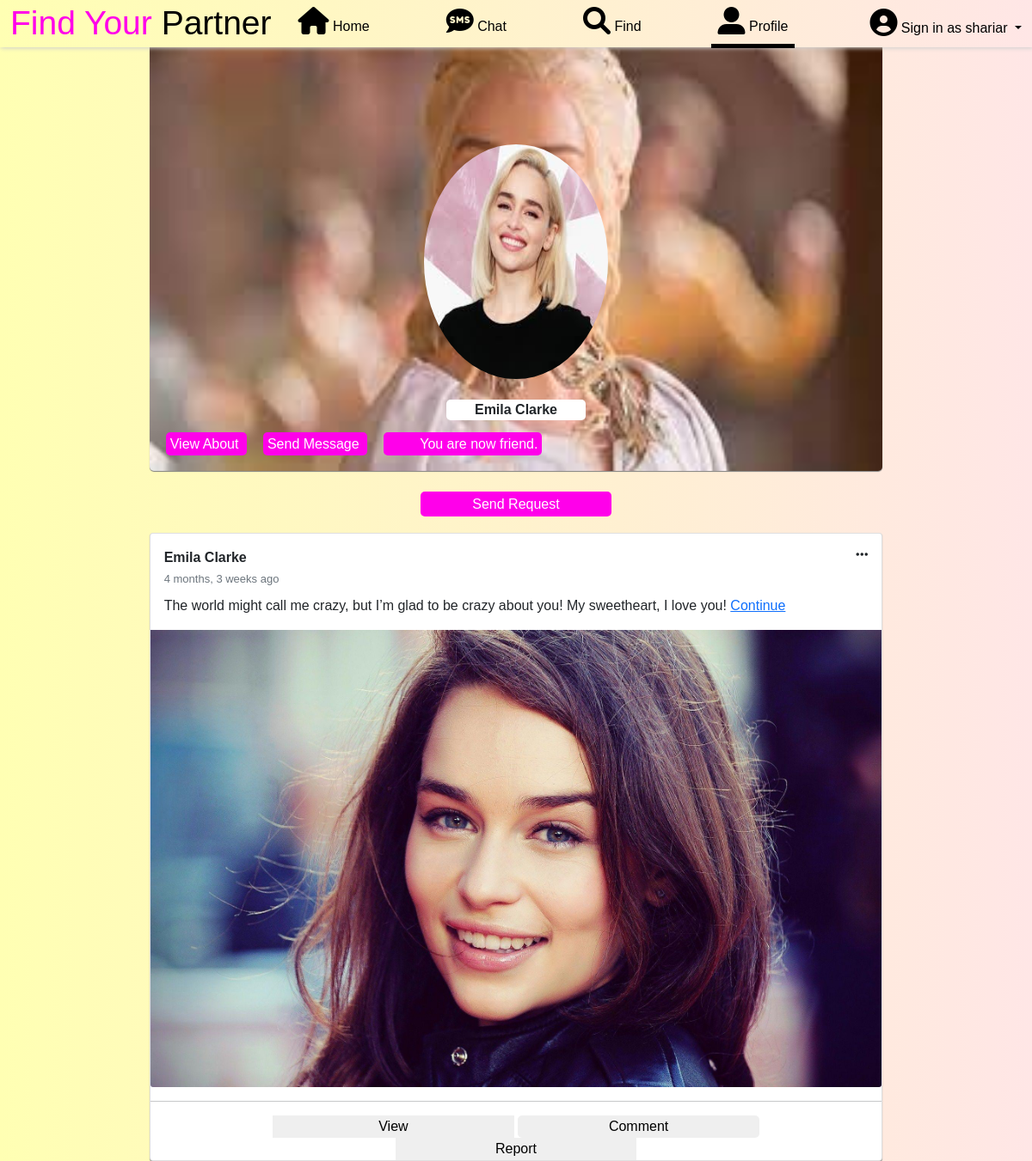
/user_profile_view/5 (signed in), run on the app's committed database.
### homepage/models.py (models this page shows, shortened)
class profile(models.Model):
    name = models.CharField (max_length=99,null=True,blank=True)
    username = models.CharField (max_length=99,null=True,blank=True)
    height = models.CharField (max_length=99)
    weight = models.CharField (max_length=99)
    eyes = models.CharField (max_length=99)
    hair = models.CharField (max_length=99)
    education = models.CharField (max_length=99)
    phone = models.CharField (max_length=99)
    email = models.CharField (max_length=99)
    description = models.TextField ()
    gender = models.CharField (max_length=99,null=True)
    cover_pic = models.ImageField(upload_to='photo/', blank=True, null=True, default = "photo/cover.png")
    profile_pic = models.ImageField(upload_to='photo/', blank=True, null=True, default = "photo/user.jpg")

class friend_list (models.Model):
    username = models.CharField (max_length=99)
    name = models.CharField (max_length=99)
    request_user_name = models.CharField (max_length=99)
    request_name = models.CharField (max_length=99)
    date = models.DateTimeField (auto_now_add=True,null = True)
    friend_count = models.IntegerField (null = True, default=1)

class post (models.Model):
    username = models.CharField (max_length=99)
    name = models.CharField (max_length=99)
    status = models.TextField ()
    photo = models.ImageField(upload_to='photo/', blank=True, null=True)
    date = models.DateTimeField (auto_now_add=True,null = True)

### homepage/views.py (the view)
# urls.py: path('user_profile_view/<int:pk>',views.user_profile_view.as_view(),name="user_profile_view"),
class user_profile_view (DetailView):
    model = profile
    template_name = "user_profile.html"
    ordering = ['-id']
    def get_context_data(self, *args, **kwargs):
        context = super(user_profile_view, self).get_context_data(
            *args, **kwargs)
        context['status'] = post.objects.all()
        context['comment'] = user_comment.objects.all()
        context['friend_request_list'] = friend_request.objects.all()
        context['friend'] = friend_list.objects.all()
        return context

### templates/user_profile.html (shortened to what this page needs)
{% load static %}
{% load humanize %}
<!DOCTYPE html>
<html lang="en">
<head>
    <link href="https://cdn.jsdelivr.net/npm/bootstrap@5.1.3/dist/css/bootstrap.min.css" rel="stylesheet"
>
    <link rel="stylesheet" href="https://cdnjs.cloudflare.com/ajax/libs/font-awesome/6.0.0-beta3/css/all.min.css"
 />
    <link href="http://fonts.cdnfonts.com/css/romantic" rel="stylesheet">
    <link href="http://fonts.cdnfonts.com/css/valeerie-morrie" rel="stylesheet">
</head>
{% if user.is_authenticated %}
<body style="background-color: rgb(181, 255, 251);">
    <nav class="navbar navbar-expand-lg navbar-light nav fixed-top">
        <div class="container-fluid box_shadow">
            <a style="color: rgb(255, 0, 234); font-family: 'Valeerie Morrie', sans-serif; font-size: 39px;"
                class="navbar-brand" href="/">Find Your
                <span style="color: black;">Partner</span></a>
            <div class="collapse navbar-collapse" id="navbarSupportedContent">
                <ul class="navbar-nav navs ms-auto mb-2 mb-lg-0">
                    <li class="nav-item nav_item">
                        <a style="color: black;text-decoration: none;font-family: 'Winter', sans-serif;"
                            class="nav-link" aria-current="page" href="{% url 'home' %}"><i
                                class="fas fa-home fa-2x"></i> Home</a>
                    </li>
                    <li class="nav-item nav_item">
                        <a style="color: black ;text-decoration: none;font-family: 'Winter', sans-serif;"
                            class="nav-link" aria-current="page" href="/"><i class="fas fa-sms fa-2x"></i> Chat</a>
                    </li>
                    <li class="nav-item nav_item">
                        <a style="color: black ;text-decoration: none;font-family: 'Winter', sans-serif;"
                            class="nav-link" aria-current="page" href="/"><i class="fas fa-search fa-2x"></i> Find</a>
                    </li>
                    <li class="nav-item nav_item">
                        <a style="color: black;border-bottom: 5px solid black;text-decoration: none;font-family: 'Winter', sans-serif;"
                            class="nav-link" aria-current="page" href="{% url 'user_profile' %}"><i
                                class="fas fa-user-alt fa-2x"></i>
                            Profile</a>
                    </li>
                </ul>
                <ul style="margin: none;" class="navbar-nav ms-auto mb-2 mb-lg-0">
                    <li style="float: left;margin-top: 0px;" class="nav-item dropdown">
                        {% if user.is_authenticated %}
                    <li style="float: left;margin-top: 0px;" class="nav-item dropdown">
                        <a style="color: black;text-decoration: none;" class="nav-link-user dropdown-toggle" href="#"
                            id="navbarDropdown" role="button" data-bs-toggle="dropdown" aria-expanded="false">
                            <i class="fas fa-user-circle fa-2x"></i>
                            <span style="color: black;"> Sign in as {{ user.username }}</span>
                        </a>
                    </li>
                    {% else %}
                    <a style="color: whblackite ;" class="nav-link" aria-current="page" href="{% url 'signin' %}"><i
                            class="fas fa-user-circle fa-2x"></i>
                        <span style="color: black;font-family: 'Winter', sans-serif;"> Signup/Signin</span>
                    </a>
                    {% endif %}
                    </li>
                </ul>
            </div>
        </div>
    </nav>
    <br>
    <br>
    {% if profile.cover_pic %}
    <div style="background-image: url('{{ profile.cover_pic.url }}'); background-size: 100% 100%;" class="profile">
        {% else %}
        <div style="background-image: url('/static/cover.png'); background-size: 100% 100%;" class="profile">
            {% endif %}
            <br>
            <br>
            <br>
            <br>
            <br>
            <div class="profile_pic">
                {% if profile.profile_pic %}
                <img src="{{ profile.profile_pic.url }}" height="100%" width="100%" alt="">
                {% else %}
                <img src="{% static 'user.jpg' %}" height="100%" width="100%" alt="">
                {% endif %}
            </div>
            <br>
            <div style="text-align: center;background-color: white;border-radius: 5px;width: 19%;margin: auto;">
                <p><b>{{ profile.name }}</b></p>
            </div>
            <span class = "user_button">
                <a class = "user_buttonn"
            href="{% url 'user_about' profile.pk %}">View About </a> </span>
        <span class = "user_button">
            <a class = "user_buttonn"
                 href="{% url 'user_chat' profile.pk %}">Send Message </a></span>
        <span class = "user_button">
            {% for friend_request in friend_request_list %}
            {% if friend_request.username == user.username and friend_request.friend_user_name == profile.username or friend_request.friend_user_name == user.username and friend_request.username == profile.username %}
            {% for friend_list in friend %}
            {% if friend_list.request_user_name == user.username and friend_list.username == profile.username or friend_list.username == user.username and friend_list.request_user_name == profile.username %}
            <a class = "user_buttonn">You are now friend.</a>
            {% endif %}
            {% endfor %}
            {% endif %}
            {% endfor %}</span>
        </div>
    <div style="text-align: center;">
        <form action="{% url 'friend_request_form' %}" method="POST">
            <br>
            <input type="submit"
                style="background-color: rgb(255, 0, 234);color: white;border: none;border-radius: 5px;width: 19%;height: 29px;"
                value="Send Request">
        </form>
    </div>
    {% for post in status reversed %}
    {% if post.username == profile.username %}
    <div style="margin-top: 19px;" class="card">
        <div class="card-body">
            <p class="card-title"><b>{{ post.name }}</b>
                <i style="float: right;" class="fas fa-ellipsis-h"></i>
                <br>
                <small style="font-size: small;" class="text-muted">{{ post.date|naturaltime }}</small>
            </p>
            {% if post.status|length < 50 %} <p class="card-text">{{ post.status }}</p>
                {% else %}
                <p class="card-text">{{ post.status|safe|truncatewords:"50" }} <a
                        href="{% url 'community_full' post.pk %}">Continue</a></p>
                {% endif %}
        </div>
        {% if post.photo %}
        <img src="{{ post.photo.url }}" class="card-img-bottom" alt="">
        {% endif %}
        <hr>
        <div style="width: 100%;margin: auto;text-align: center;">
            <button style="border: none;width: 33%;">View</button>
            <button style="border: none;border-radius: 5px;width: 33%;" data-bs-toggle="collapse"
                data-bs-target="#collapseExample{{ post.pk }}" aria-expanded="false"
                aria-controls="collapseExample">Comment</button></a>
            <a style="text-decoration: none;color: black;" href=""><button
                    style="border: none;width: 33%;">Report</button></a></a>
        </div>
    </div>
    {% endif %}
    {% endfor %}
</body>
{% else %}
{% load static %}
{% endif %}
</html>

### templates/user_profile.html (style rules this page uses)
.nav_item { margin-right: 73px; }
.box_shadow { background-image: linear-gradient(to right, #ffffb3, #ffe6e6); height: 39px; }
.nav { -webkit-box-shadow: 1px 1px 5px 0px rgba(207, 207, 207, 1); -moz-box-shadow: 1px 1px 5px 0px rgba(207, 207, 207, 1); box-shadow: 1px 1px 5px 0px rgba(207, 207, 207, 1); }
.navbar { background-image: linear-gradient(to right, #ffffb3, #ffe6e6); }
.navs { margin: auto; }
body { background: #DFC2F2; background-image: linear-gradient(to right, #ffffb3, #ffe6e6); background-attachment: fixed; background-size: cover; }
.profile { width: 73%; margin: auto; height: 500px; box-shadow: 0 1px 1px grey; background-color: white; overflow: hidden; border-radius: 5px; }
.profile_pic { width: 25%; margin: auto; height: 273px; }
.profile_pic>img { border-radius: 50%; }
* { box-sizing: border-box; }
body { padding: 0 1em; font-family: sans-serif; }
ul { list-style-type: none; }
.card { width: 73%; margin: auto; box-shadow: 0 1px 1px grey; }
.user_button { width: 19%; margin: auto; background-color: rgb(255, 0, 234); padding: 5px; border-radius: 5px; height: 29px; margin-left: 19px; }
.user_buttonn { color: white; text-decoration: none; }

### data on the page
profile: cover_pic (picture), profile_pic (picture), name "Emila Clarke"
friend_list: request_user_name "You are now friend."
post: name "Emila Clarke", date "4 months, 3 weeks ago", status "The world might call me crazy, but I’m glad to be crazy about you! My sweetheart, I love you!", photo (picture)

### other printed values
{{ user.username }} "shariar"
